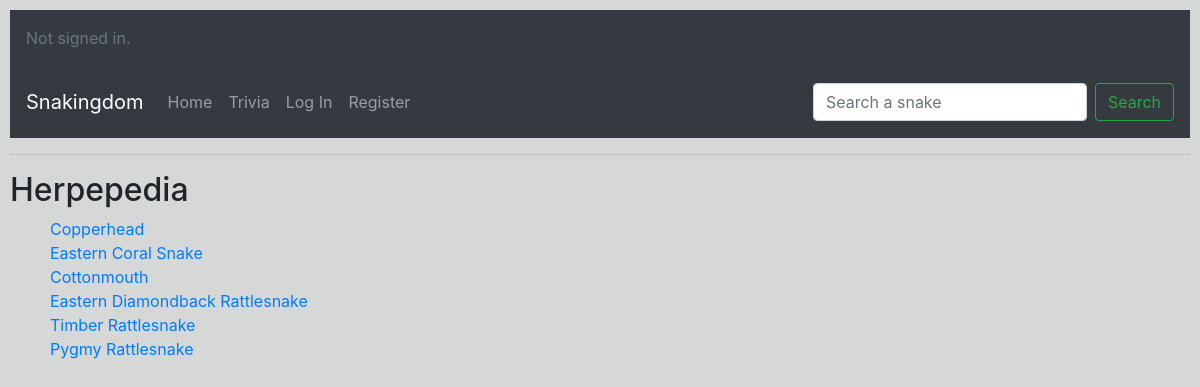
/list/True, run on the app's committed database.
### ColdBlooded/models.py (models this page shows, shortened)
class Snake(models.Model):
    name = models.CharField(max_length=128, default='')
    sciname = models.CharField(max_length=128, default='', verbose_name="scientific name")
    description = models.TextField(default ='')
    picture = models.ImageField()
    range = models.CharField(max_length=128,null=True)
    rangepic = models.URLField(blank=True, verbose_name="Range Map (URL to range map)")
    funfacts = models.TextField(null=True, blank=True)
    is_venomous = models.BooleanField(default=False)

### ColdBlooded/views.py (the view)
# urls.py: path('list/<str:venomous>', views.list, name='list'),
def list(request, venomous):
    snakes= Snake.objects.filter(is_venomous=venomous)
    return render(request, "ColdBlooded/list.html",{
        "snakes": snakes
    })

### ColdBlooded/templates/ColdBlooded/list.html
{% extends "ColdBlooded/layout.html" %}
{% block body %}
    <h2>Herpepedia</h2>
    <ul>
        {% for snake in snakes %}
        <div>
            <a href="{% url 'detail' snake.id %}">{{ snake.name }}</a>
        </div>
        {% endfor %}
    </ul>
{% endblock %}

### ColdBlooded/static/ColdBlooded/styles.css (style rules this page uses)
body { padding: 10px; }
#theme { background-color: rgba(43, 56, 56, 0.192); }

### data on the page
Snake: name "Copperhead"
Snake: name "Eastern Coral Snake"
Snake: name "Cottonmouth"
Snake: name "Eastern Diamondback Rattlesnake"
Snake: name "Timber Rattlesnake"
Snake: name "Pygmy Rattlesnake"
